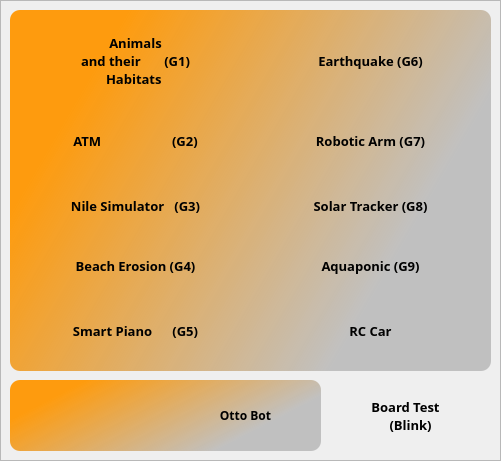
  <widget class="QFrame" name="frame">
   <property name="geometry">
    <rect>
     <x>10</x>
     <y>120</y>
     <width>501</width>
     <height>461</height>
    </rect>
   </property>
   <property name="styleSheet">
    <string notr="true">QFrame#frame{
background-color:rgba(55, 55, 55, 55);
border-radius: 20px;
}</string>
   </property>
   <property name="frameShape">
    <enum>QFrame::StyledPanel</enum>
   </property>
   <property name="frameShadow">
    <enum>QFrame::Raised</enum>
   </property>
   <widget class="QPushButton" name="blink">
    <property name="geometry">
     <rect>
      <x>330</x>
      <y>380</y>
      <width>151</width>
      <height>71</height>
     </rect>
    </property>
    <property name="font">
     <font>
      <family>Manrope Light</family>
      <pointsize>10</pointsize>
      <weight>75</weight>
      <bold>true</bold>
     </font>
    </property>
    <property name="styleSheet">
     <string notr="true">QPushButton:hover#blink {
    background-color: qlineargradient(spread:pad, x1:0, y1:0, x2:1, y2:0, stop:0 rgba(255, 144, 0, 255), stop:1 rgba(255, 255, 255, 255));     
    border-radius: 10px;
}
QPushButton#blink {
    background-color: qlineargradient(spread:pad, x1:0, y1:0, x2:1, y2:0, stop:0	    rgba(80, 80, 80, 255), stop:1 rgba(255, 255, 255, 255));
border-radius: 10px;
}

QPushButton:pressed {
    background-color: qlineargradient(spread:pad, x1:0.966, y1:1, x2:0.278409, y2:0.881, stop:0 rgba(255, 170, 0, 255), stop:1 rgba(255, 255, 255, 255));
    color: rgb(136, 136, 136); /* Change the text color to white when pressed */
    border: 2px solid #CCCCCC; /* Add a black border when pressed */
}
</string>
    </property>
    <property name="text">
     <string>Board Test
   (Blink)</string>
    </property>
    <property name="icon">
     <iconset resource="../Images/Resources.qrc">
      <normaloff>:/Images/test.png</normaloff>:/Images/test.png</iconset>
    </property>
    <property name="iconSize">
     <size>
      <width>45</width>
      <height>45</height>
     </size>
    </property>
   </widget>
   <widget class="QFrame" name="Grades_Frame">
    <property name="geometry">
     <rect>
      <x>10</x>
      <y>10</y>
      <width>481</width>
      <height>361</height>
     </rect>
    </property>
    <property name="styleSheet">
     <string notr="true">QFrame#Grades_Frame{
background-color:qlineargradient(spread:pad, x1:0, y1:0.5625, x2:1, y2:1, stop:0 rgba(255, 150, 0, 240), stop:0.716418 rgba(70, 70, 70, 70));
border-radius: 10px;
}</string>
    </property>
    <property name="frameShape">
     <enum>QFrame::StyledPanel</enum>
    </property>
    <property name="frameShadow">
     <enum>QFrame::Raised</enum>
    </property>
    <widget class="QPushButton" name="aqua">
     <property name="geometry">
      <rect>
       <x>250</x>
       <y>230</y>
       <width>221</width>
       <height>51</height>
      </rect>
     </property>
     <property name="font">
      <font>
       <family>Manrope Light</family>
       <pointsize>10</pointsize>
       <weight>75</weight>
       <bold>true</bold>
      </font>
     </property>
     <property name="styleSheet">
      <string notr="true">QPushButton:hover#aqua {
    background-color: qlineargradient(spread:pad, x1:0, y1:0, x2:1, y2:0, stop:0 rgba(255, 144, 0, 255), stop:1 rgba(255, 255, 255, 255));     
    border-radius: 10px;
}
QPushButton#aqua {
    background-color: qlineargradient(spread:pad, x1:0, y1:0, x2:1, y2:0, stop:0	    rgba(80, 80, 80, 255), stop:1 rgba(255, 255, 255, 255));
border-radius: 10px;
}

QPushButton:pressed {
    background-color: qlineargradient(spread:pad, x1:0.966, y1:1, x2:0.278409, y2:0.881, stop:0 rgba(255, 170, 0, 255), stop:1 rgba(255, 255, 255, 255));
    color: rgb(136, 136, 136);   /* Change the text color to white when pressed */
    border: 2px solid #CCCCCC; /* Add a black border when pressed */
}
</string>
     </property>
     <property name="text">
      <string>Aquaponic (G9)</string>
     </property>
     <property name="icon">
      <iconset resource="../Images/Resources.qrc">
       <normaloff>:/Images/fish.png</normaloff>:/Images/fish.png</iconset>
     </property>
     <property name="iconSize">
      <size>
       <width>40</width>
       <height>40</height>
      </size>
     </property>
    </widget>
    <widget class="QPushButton" name="beach">
     <property name="geometry">
      <rect>
       <x>10</x>
       <y>230</y>
       <width>231</width>
       <height>51</height>
      </rect>
     </property>
     <property name="font">
      <font>
       <family>Manrope Light</family>
       <pointsize>10</pointsize>
       <weight>75</weight>
       <bold>true</bold>
      </font>
     </property>
     <property name="styleSheet">
      <string notr="true">QPushButton:hover#beach {
    background-color: qlineargradient(spread:pad, x1:0, y1:0, x2:1, y2:0, stop:0 rgba(255, 144, 0, 255), stop:1 rgba(255, 255, 255, 255));     
    border-radius: 10px;
}
QPushButton#beach {
    background-color: qlineargradient(spread:pad, x1:0, y1:0, x2:1, y2:0, stop:0	    rgba(80, 80, 80, 255), stop:1 rgba(255, 255, 255, 255));
border-radius: 10px;
}

QPushButton:pressed {
    background-color: qlineargradient(spread:pad, x1:0.966, y1:1, x2:0.278409, y2:0.881, stop:0 rgba(255, 170, 0, 255), stop:1 rgba(255, 255, 255, 255));
    color: rgb(136, 136, 136);   /* Change the text color to white when pressed */
    border: 2px solid #CCCCCC; /* Add a black border when pressed */
}
</string>
     </property>
     <property name="text">
      <string>Beach Erosion (G4)</string>
     </property>
     <property name="icon">
      <iconset resource="../Images/Resources.qrc">
       <normaloff>:/Images/beach.png</normaloff>:/Images/beach.png</iconset>
     </property>
     <property name="iconSize">
      <size>
       <width>40</width>
       <height>40</height>
      </size>
     </property>
    </widget>
    <widget class="QPushButton" name="robot">
     <property name="geometry">
      <rect>
       <x>250</x>
       <y>100</y>
       <width>221</width>
       <height>61</height>
      </rect>
     </property>
     <property name="font">
      <font>
       <family>Manrope Light</family>
       <pointsize>10</pointsize>
       <weight>75</weight>
       <bold>true</bold>
      </font>
     </property>
     <property name="styleSheet">
      <string notr="true">QPushButton:hover#robot {
    background-color: qlineargradient(spread:pad, x1:0, y1:0, x2:1, y2:0, stop:0 rgba(255, 144, 0, 255), stop:1 rgba(255, 255, 255, 255));     
    border-radius: 10px;
}
QPushButton#robot {
    background-color: qlineargradient(spread:pad, x1:0, y1:0, x2:1, y2:0, stop:0	    rgba(80, 80, 80, 255), stop:1 rgba(255, 255, 255, 255));
border-radius: 10px;
}

QPushButton:pressed {
    background-color: qlineargradient(spread:pad, x1:0.966, y1:1, x2:0.278409, y2:0.881, stop:0 rgba(255, 170, 0, 255), stop:1 rgba(255, 255, 255, 255));
    color: rgb(136, 136, 136);   /* Change the text color to white when pressed */
    border: 2px solid #CCCCCC; /* Add a black border when pressed */
}
</string>
     </property>
     <property name="text">
      <string>Robotic Arm (G7)</string>
     </property>
     <property name="icon">
      <iconset resource="../Images/Resources.qrc">
       <normaloff>:/Images/robot-arm.png</normaloff>:/Images/robot-arm.png</iconset>
     </property>
     <property name="iconSize">
      <size>
       <width>40</width>
       <height>40</height>
      </size>
     </property>
    </widget>
    <widget class="QPushButton" name="atm">
     <property name="geometry">
      <rect>
       <x>10</x>
       <y>100</y>
       <width>231</width>
       <height>61</height>
      </rect>
     </property>
     <property name="font">
      <font>
       <family>Manrope Light</family>
       <pointsize>10</pointsize>
       <weight>75</weight>
       <bold>true</bold>
      </font>
     </property>
     <property name="styleSheet">
      <string notr="true">QPushButton:hover#atm{
    background-color: qlineargradient(spread:pad, x1:0, y1:0, x2:1, y2:0, stop:0 rgba(255, 144, 0, 255), stop:1 rgba(255, 255, 255, 255));     
    border-radius: 10px;
}
QPushButton#atm {
    background-color: qlineargradient(spread:pad, x1:0, y1:0, x2:1, y2:0, stop:0	    rgba(80, 80, 80, 255), stop:1 rgba(255, 255, 255, 255));
border-radius: 10px;
}

QPushButton:pressed {
    background-color: qlineargradient(spread:pad, x1:0.966, y1:1, x2:0.278409, y2:0.881, stop:0 rgba(255, 170, 0, 255), stop:1 rgba(255, 255, 255, 255));
color: rgb(136, 136, 136);  /* Change the text color to white when pressed */
border: 2px solid #CCCCCC; /* Add a black border when pressed */
}
</string>
     </property>
     <property name="text">
      <string>ATM                     (G2)</string>
     </property>
     <property name="icon">
      <iconset resource="../Images/Resources.qrc">
       <normaloff>:/Images/atm.png</normaloff>:/Images/atm.png</iconset>
     </property>
     <property name="iconSize">
      <size>
       <width>45</width>
       <height>45</height>
      </size>
     </property>
    </widget>
    <widget class="QPushButton" name="animal">
     <property name="geometry">
      <rect>
       <x>10</x>
       <y>10</y>
       <width>231</width>
       <height>81</height>
      </rect>
     </property>
     <property name="font">
      <font>
       <family>Manrope Light</family>
       <pointsize>10</pointsize>
       <weight>75</weight>
       <bold>true</bold>
      </font>
     </property>
     <property name="mouseTracking">
      <bool>false</bool>
     </property>
     <property name="styleSheet">
      <string notr="true">QPushButton#animal {
background-color: qlineargradient(spread:pad, x1:0, y1:0, x2:1, y2:0, stop:0	    rgba(80, 80, 80, 255), stop:1 rgba(255, 255, 255, 255));
border-radius: 10px;
}

QPushButton:hover#animal {
background-color: qlineargradient(spread:pad, x1:0, y1:0, x2:1, y2:0, stop:0 rgba(255, 144, 0, 255), stop:1 rgba(255, 255, 255, 255));     
border-radius: 10px;
}

QPushButton:pressed {
background-color: qlineargradient(spread:pad, x1:0.966, y1:1, x2:0.278409, y2:0.881, stop:0 rgba(255, 170, 0, 255), stop:1 rgba(255, 255, 255, 255));
color: rgb(136, 136, 136);
border: 2px solid #CCCCCC; /* Add a black border when pressed */
}
</string>
     </property>
     <property name="text">
      <string>Animals
and their       (G1)
Habitats </string>
     </property>
     <property name="icon">
      <iconset resource="../Images/Resources.qrc">
       <normaloff>:/Images/bear.png</normaloff>:/Images/bear.png</iconset>
     </property>
     <property name="iconSize">
      <size>
       <width>65</width>
       <height>65</height>
      </size>
     </property>
    </widget>
    <widget class="QPushButton" name="nile">
     <property name="geometry">
      <rect>
       <x>10</x>
       <y>170</y>
       <width>231</width>
       <height>51</height>
      </rect>
     </property>
     <property name="font">
      <font>
       <family>Manrope Light</family>
       <pointsize>10</pointsize>
       <weight>75</weight>
       <bold>true</bold>
      </font>
     </property>
     <property name="styleSheet">
      <string notr="true">QPushButton:hover#nile {
    background-color: qlineargradient(spread:pad, x1:0, y1:0, x2:1, y2:0, stop:0 rgba(255, 144, 0, 255), stop:1 rgba(255, 255, 255, 255));     
    border-radius: 10px;
}
QPushButton#nile {
    background-color: qlineargradient(spread:pad, x1:0, y1:0, x2:1, y2:0, stop:0	    rgba(80, 80, 80, 255), stop:1 rgba(255, 255, 255, 255));
border-radius: 10px;
}

QPushButton:pressed {
    background-color: qlineargradient(spread:pad, x1:0.966, y1:1, x2:0.278409, y2:0.881, stop:0 rgba(255, 170, 0, 255), stop:1 rgba(255, 255, 255, 255));
color: rgb(136, 136, 136);   /* Change the text color to white when pressed */
border: 2px solid #CCCCCC; /* Add a black border when pressed */
}
</string>
     </property>
     <property name="text">
      <string>Nile Simulator   (G3)</string>
     </property>
     <property name="icon">
      <iconset resource="../Images/Resources.qrc">
       <normaloff>:/Images/waterfall.png</normaloff>:/Images/waterfall.png</iconset>
     </property>
     <property name="iconSize">
      <size>
       <width>35</width>
       <height>35</height>
      </size>
     </property>
    </widget>
    <widget class="QPushButton" name="piano">
     <property name="geometry">
      <rect>
       <x>10</x>
       <y>290</y>
       <width>231</width>
       <height>61</height>
      </rect>
     </property>
     <property name="font">
      <font>
       <family>Manrope Light</family>
       <pointsize>10</pointsize>
       <weight>75</weight>
       <bold>true</bold>
      </font>
     </property>
     <property name="styleSheet">
      <string notr="true">QPushButton:hover#piano {
    background-color: qlineargradient(spread:pad, x1:0, y1:0, x2:1, y2:0, stop:0 rgba(255, 144, 0, 255), stop:1 rgba(255, 255, 255, 255));     
    border-radius: 10px;
}
QPushButton#piano {
    background-color: qlineargradient(spread:pad, x1:0, y1:0, x2:1, y2:0, stop:0	    rgba(80, 80, 80, 255), stop:1 rgba(255, 255, 255, 255));
border-radius: 10px;
}

QPushButton:pressed {
    background-color: qlineargradient(spread:pad, x1:0.966, y1:1, x2:0.278409, y2:0.881, stop:0 rgba(255, 170, 0, 255), stop:1 rgba(255, 255, 255, 255));
    color: rgb(136, 136, 136);   /* Change the text color to white when pressed */
    border: 2px solid #CCCCCC; /* Add a black border when pressed */
}
</string>
     </property>
     <property name="text">
      <string>Smart Piano      (G5)</string>
     </property>
     <property name="icon">
      <iconset resource="../Images/Resources.qrc">
       <normaloff>:/Images/piano.png</normaloff>:/Images/piano.png</iconset>
     </property>
     <property name="iconSize">
      <size>
       <width>40</width>
       <height>40</height>
      </size>
     </property>
    </widget>
    <widget class="QPushButton" name="solar">
     <property name="geometry">
      <rect>
       <x>250</x>
       <y>170</y>
       <width>221</width>
       <height>51</height>
      </rect>
     </property>
     <property name="font">
      <font>
       <family>Manrope Light</family>
       <pointsize>10</pointsize>
       <weight>75</weight>
       <bold>true</bold>
      </font>
     </property>
     <property name="styleSheet">
      <string notr="true">QPushButton:hover#solar {
    background-color: qlineargradient(spread:pad, x1:0, y1:0, x2:1, y2:0, stop:0 rgba(255, 144, 0, 255), stop:1 rgba(255, 255, 255, 255));     
    border-radius: 10px;
}
QPushButton#solar {
    background-color: qlineargradient(spread:pad, x1:0, y1:0, x2:1, y2:0, stop:0	    rgba(80, 80, 80, 255), stop:1 rgba(255, 255, 255, 255));
border-radius: 10px;
}

QPushButton:pressed {
    background-color: qlineargradient(spread:pad, x1:0.966, y1:1, x2:0.278409, y2:0.881, stop:0 rgba(255, 170, 0, 255), stop:1 rgba(255, 255, 255, 255));
    color: rgb(136, 136, 136);   /* Change the text color to white when pressed */
    border: 2px solid #CCCCCC; /* Add a black border when pressed */
}
</string>
     </property>
     <property name="text">
      <string>Solar Tracker (G8)</string>
     </property>
     <property name="icon">
      <iconset resource="../Images/Resources.qrc">
       <normaloff>:/Images/solar-cell.png</normaloff>:/Images/solar-cell.png</iconset>
     </property>
     <property name="iconSize">
      <size>
       <width>45</width>
       <height>45</height>
      </size>
     </property>
    </widget>
    <widget class="QPushButton" name="earth">
     <property name="geometry">
      <rect>
       <x>250</x>
       <y>10</y>
       <width>221</width>
       <height>81</height>
      </rect>
     </property>
     <property name="font">
      <font>
       <family>Manrope Light</family>
       <pointsize>10</pointsize>
       <weight>75</weight>
       <bold>true</bold>
      </font>
     </property>
     <property name="styleSheet">
      <string notr="true">QPushButton:hover#earth {
    background-color: qlineargradient(spread:pad, x1:0, y1:0, x2:1, y2:0, stop:0 rgba(255, 144, 0, 255), stop:1 rgba(255, 255, 255, 255));     
    border-radius: 10px;
}
QPushButton#earth {
    background-color: qlineargradient(spread:pad, x1:0, y1:0, x2:1, y2:0, stop:0	    rgba(80, 80, 80, 255), stop:1 rgba(255, 255, 255, 255));
border-radius: 10px;
}

QPushButton:pressed {
    background-color: qlineargradient(spread:pad, x1:0.966, y1:1, x2:0.278409, y2:0.881, stop:0 rgba(255, 170, 0, 255), stop:1 rgba(255, 255, 255, 255));
    color: rgb(136, 136, 136);   /* Change the text color to white when pressed */
    border: 2px solid #CCCCCC; /* Add a black border when pressed */
}
</string>
     </property>
     <property name="text">
      <string>Earthquake (G6)</string>
     </property>
     <property name="icon">
      <iconset resource="../Images/Resources.qrc">
       <normaloff>:/Images/earthquake.png</normaloff>:/Images/earthquake.png</iconset>
     </property>
     <property name="iconSize">
      <size>
       <width>65</width>
       <height>65</height>
      </size>
     </property>
    </widget>
    <widget class="QPushButton" name="rc">
     <property name="geometry">
      <rect>
       <x>250</x>
       <y>290</y>
       <width>221</width>
       <height>61</height>
      </rect>
     </property>
     <property name="font">
      <font>
       <family>Manrope Light</family>
       <pointsize>10</pointsize>
       <weight>75</weight>
       <bold>true</bold>
      </font>
     </property>
     <property name="styleSheet">
      <string notr="true">QPushButton:hover#rc {
    background-color: qlineargradient(spread:pad, x1:0, y1:0, x2:1, y2:0, stop:0 rgba(255, 144, 0, 255), stop:1 rgba(255, 255, 255, 255));     
    border-radius: 10px;
}
QPushButton#rc {
    background-color: qlineargradient(spread:pad, x1:0, y1:0, x2:1, y2:0, stop:0	    rgba(80, 80, 80, 255), stop:1 rgba(255, 255, 255, 255));
border-radius: 10px;
}

QPushButton:pressed {
    background-color: qlineargradient(spread:pad, x1:0.966, y1:1, x2:0.278409, y2:0.881, stop:0 rgba(255, 170, 0, 255), stop:1 rgba(255, 255, 255, 255));
    color: rgb(136, 136, 136); /* Change the text color to white when pressed */
    border: 2px solid #CCCCCC; /* Add a black border when pressed */
}
</string>
     </property>
     <property name="text">
      <string>RC Car</string>
     </property>
     <property name="icon">
      <iconset resource="../Images/Resources.qrc">
       <normaloff>:/Images/toy-car.png</normaloff>:/Images/toy-car.png</iconset>
     </property>
     <property name="iconSize">
      <size>
       <width>40</width>
       <height>40</height>
      </size>
     </property>
    </widget>
   </widget>
   <widget class="QFrame" name="Generic_Frame">
    <property name="geometry">
     <rect>
      <x>10</x>
      <y>380</y>
      <width>311</width>
      <height>71</height>
     </rect>
    </property>
    <property name="styleSheet">
     <string notr="true">QFrame#Generic_Frame{
background-color:qlineargradient(spread:pad, x1:0, y1:0.5625, x2:1, y2:1, stop:0 rgba(255, 150, 0, 240), stop:0.716418 rgba(70, 70, 70, 70));
border-radius: 10px;
}</string>
    </property>
    <property name="frameShape">
     <enum>QFrame::StyledPanel</enum>
    </property>
    <property name="frameShadow">
     <enum>QFrame::Raised</enum>
    </property>
    <widget class="QPushButton" name="ninja">
     <property name="geometry">
      <rect>
       <x>10</x>
       <y>10</y>
       <width>141</width>
       <height>51</height>
      </rect>
     </property>
     <property name="font">
      <font>
       <family>Manrope Light</family>
       <pointsize>10</pointsize>
       <weight>75</weight>
       <bold>true</bold>
      </font>
     </property>
     <property name="styleSheet">
      <string notr="true">QPushButton:hover#ninja {
    background-color: qlineargradient(spread:pad, x1:0, y1:0, x2:1, y2:0, stop:0 rgba(255, 144, 0, 255), stop:1 rgba(255, 255, 255, 255));     
    border-radius: 10px;
}
QPushButton#ninja {
    background-color: qlineargradient(spread:pad, x1:0, y1:0, x2:1, y2:0, stop:0	    rgba(80, 80, 80, 255), stop:1 rgba(255, 255, 255, 255));
border-radius: 10px;
}

QPushButton:pressed {
    background-color: qlineargradient(spread:pad, x1:0.966, y1:1, x2:0.278409, y2:0.881, stop:0 rgba(255, 170, 0, 255), stop:1 rgba(255, 255, 255, 255));
    color: rgb(136, 136, 136); /* Change the text color to white when pressed */
    border: 2px solid #CCCCCC; /* Add a black border when pressed */
}
</string>
     </property>
     <property name="text">
      <string/>
     </property>
     <property name="icon">
      <iconset resource="../Images/Resources.qrc">
       <normaloff>:/Images/Otto Ninja.png</normaloff>:/Images/Otto Ninja.png</iconset>
     </property>
     <property name="iconSize">
      <size>
       <width>130</width>
       <height>130</height>
      </size>
     </property>
    </widget>
    <widget class="QPushButton" name="Otto_Bot">
     <property name="geometry">
      <rect>
       <x>170</x>
       <y>10</y>
       <width>131</width>
       <height>51</height>
      </rect>
     </property>
     <property name="font">
      <font>
       <family>Manrope Light</family>
       <pointsize>9</pointsize>
       <weight>75</weight>
       <bold>true</bold>
      </font>
     </property>
     <property name="styleSheet">
      <string notr="true">QPushButton:hover#Otto_Bot {
    background-color: qlineargradient(spread:pad, x1:0, y1:0, x2:1, y2:0, stop:0 rgba(255, 144, 0, 255), stop:1 rgba(255, 255, 255, 255));     
    border-radius: 10px;
}
QPushButton#Otto_Bot {
    background-color: qlineargradient(spread:pad, x1:0, y1:0, x2:1, y2:0, stop:0	    rgba(80, 80, 80, 255), stop:1 rgba(255, 255, 255, 255));
border-radius: 10px;
}

QPushButton:pressed {
    background-color: qlineargradient(spread:pad, x1:0.966, y1:1, x2:0.278409, y2:0.881, stop:0 rgba(255, 170, 0, 255), stop:1 rgba(255, 255, 255, 255));
    color: rgb(136, 136, 136); /* Change the text color to white when pressed */
    border: 2px solid #CCCCCC; /* Add a black border when pressed */
}
</string>
     </property>
     <property name="text">
      <string>Otto Bot</string>
     </property>
     <property name="icon">
      <iconset resource="../Images/Resources.qrc">
       <normaloff>:/Images/Otto_Bot.png</normaloff>:/Images/Otto_Bot.png</iconset>
     </property>
     <property name="iconSize">
      <size>
       <width>50</width>
       <height>50</height>
      </size>
     </property>
    </widget>
   </widget>
  </widget>
